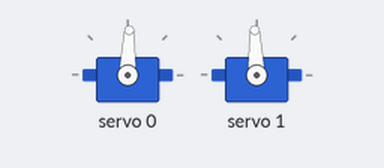
The sketch below on a simulated Arduino Uno, built with avr-gcc and run on an emulated ATmega328P. On the bench: 2 × servo.

Above: at 1.35 s.
At 1.5 s:
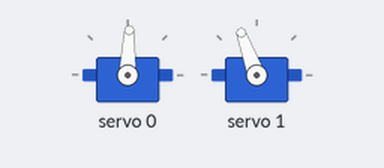
At 1.65 s:
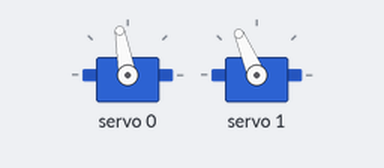
At 1.95 s:
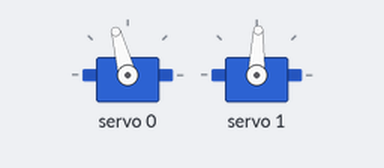
Timing chart, 0 to 4.3 s (numbered marks = the images above):
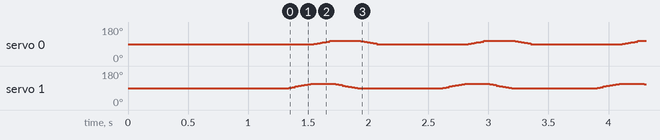

The sketch:

P4_one_leg_step.ino
```cpp
// (licence header left out)
#include <Wire.h>
#include <Adafruit_PWMServoDriver.h>

Adafruit_PWMServoDriver pca = Adafruit_PWMServoDriver(0x40);

const int HIP = 0;     // channel numbers
const int LIFT = 1;

int angleNow[16];      // the PCA9685 can't tell us where a servo is, so we remember

void writeServo(int channel, int angle) {
  pca.writeMicroseconds(channel, 500 + angle * 10.56);
  angleNow[channel] = angle;
}

// Move one servo slowly from where it is now to a new angle
void moveSlow(int channel, int target) {
  int step = (target > angleNow[channel]) ? 1 : -1;
  while (angleNow[channel] != target) {
    writeServo(channel, angleNow[channel] + step);
    delay(8);
  }
}

void setup() {
  Wire.begin();
  pca.begin();
  pca.setOscillatorFrequency(27000000);
  pca.setPWMFreq(50);
  delay(10);
  writeServo(HIP, 90);
  delay(300);
  writeServo(LIFT, 90);
  delay(1000);
}

void loop() {
  moveSlow(LIFT, 115);   // 1. lift the foot
  moveSlow(HIP, 110);    // 2. swing it forward in the air
  moveSlow(LIFT, 90);    // 3. put it down
  moveSlow(HIP, 90);     // 4. push back along the ground
  delay(500);
}
```

Measured:
- by itself, servo 0: repeats every 1.3 s: 94° 0.03 s, 97° 0.02 s, 99° 0.01 s, 100° 0.03 s, 103° 0.03 s, 106° 0.03 s, 108° 0.22 s, 107° 0.02 s, 105° 0.03 s, 102° 0.03 s, 99° 0.03 s, 96° 0.03 s, 93° 0.03 s, 90° 0.03 s, 88° 0.74 s, 91° 0.03 s
- by itself, servo 1: repeats every 1.3 s: 92° 0.03 s, 95° 0.03 s, 98° 0.03 s, 101° 0.03 s, 104° 0.03 s, 107° 0.03 s, 110° 0.03 s, 113° 0.18 s, 112° 0.03 s, 109° 0.03 s, 106° 0.03 s, 103° 0.03 s, 100° 0.03 s, 97° 0.03 s, 94° 0.03 s, 91° 0.03 s, 88° 0.68 s, 89° 0.03 s
